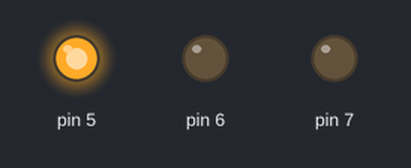
Simulated run of this sketch. Board: Arduino Uno, built with avr-gcc and run on an emulated ATmega328P. On the bench: output pins drawn as LEDs (lit = HIGH).

Above: at 2.5 s.
At 7.5 s:
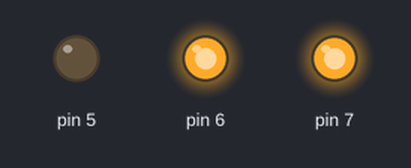
Timing chart, 0 to 13.0 s (numbered marks = the images above):
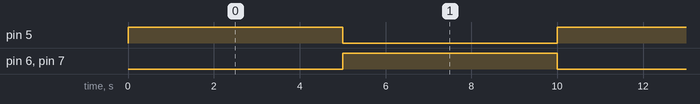

Measured:
- by itself, pin 5–7: alternates HIGH for 5.0 s and LOW for 5.0 s

The sketch:

Alternate_valve_test.ino
```cpp
void setup() {
  // initialize digital pin LED_BUILTIN as an output.
  pinMode(5, OUTPUT); pinMode(6, OUTPUT); pinMode(7, OUTPUT);
}

// the loop function runs over and over again forever
void loop() {
  digitalWrite(5, HIGH); digitalWrite(6, LOW);    digitalWrite(7, LOW);
  delay(5000);
  digitalWrite(5, LOW); digitalWrite(6, HIGH);   digitalWrite(7, HIGH);
  delay(5000);
}
```
